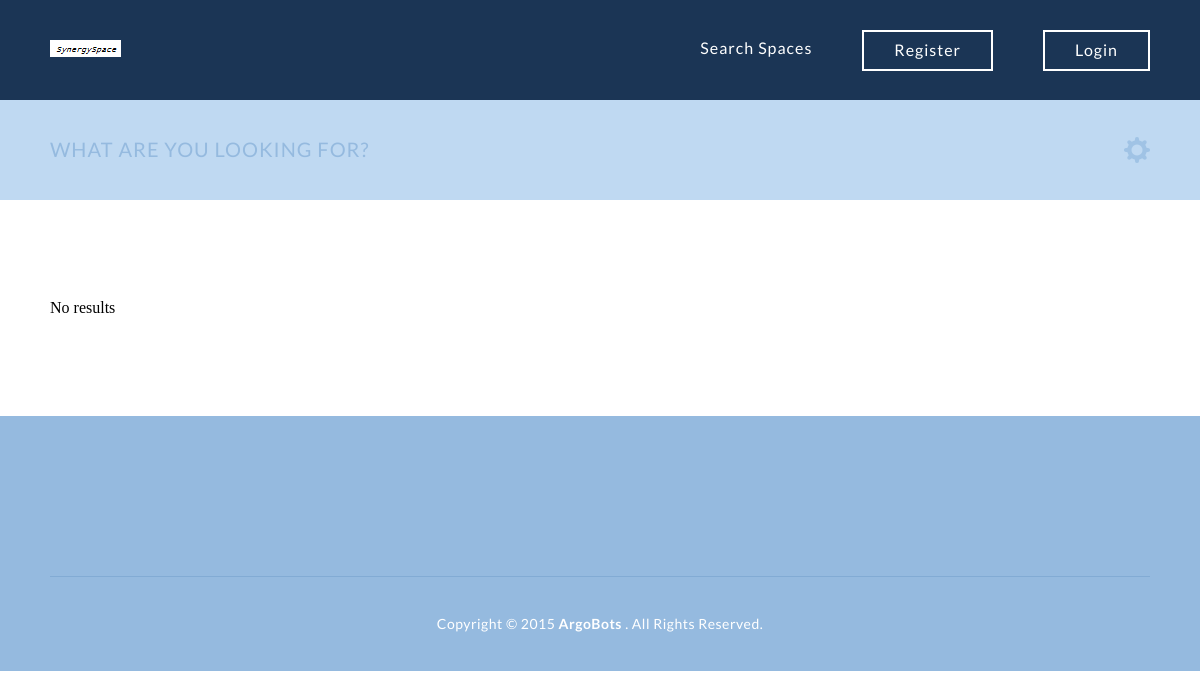
Before: /listings.php with the older database file.
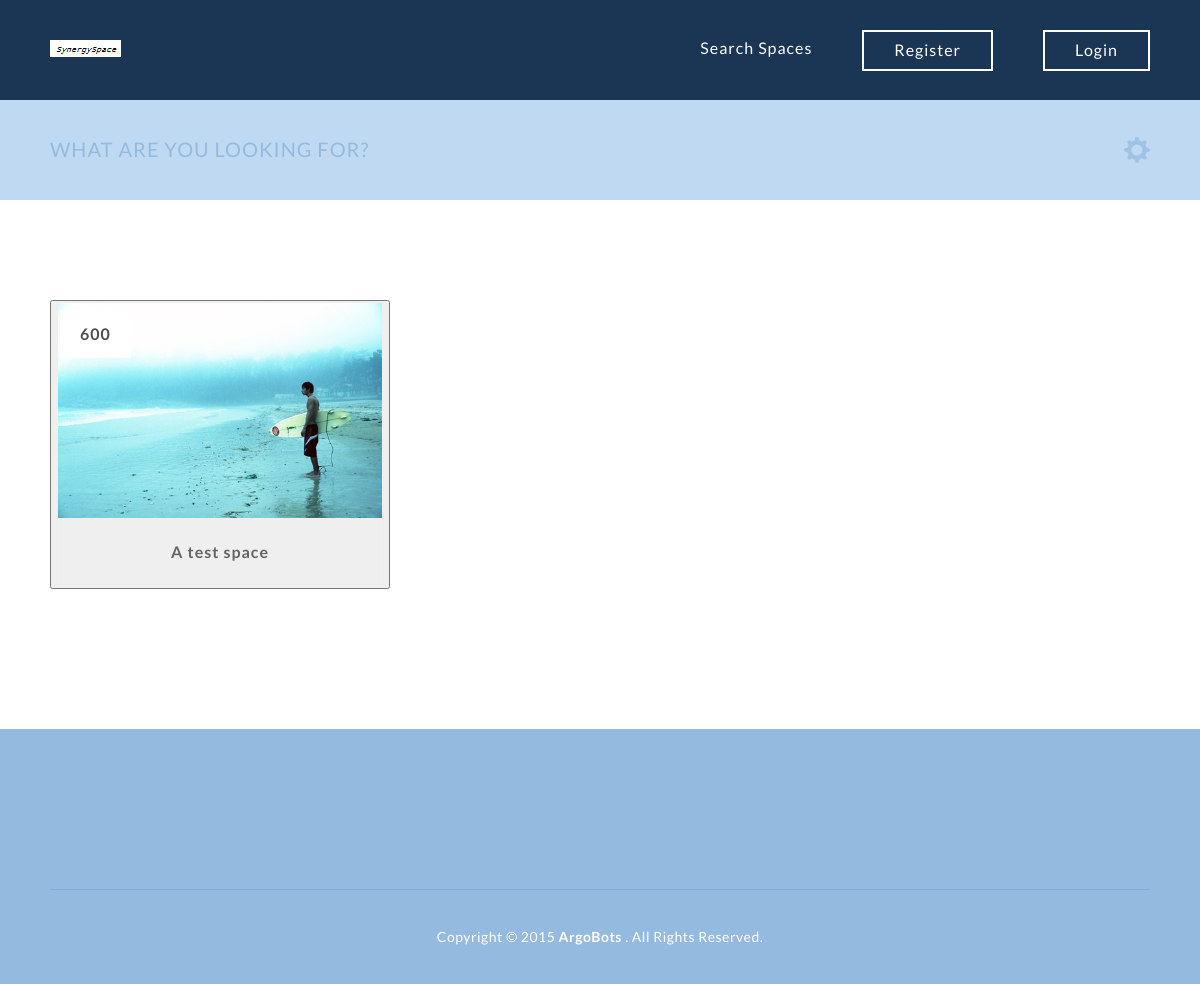
After: the same page with the newer database file.
### tables this page shows
CREATE TABLE IF NOT EXISTS `space` (
`sid` int(11) NOT NULL,
  `name` varchar(80) NOT NULL,
  `location` varchar(46) NOT NULL,
  `price` int(11) NOT NULL,
  `description` text NOT NULL,
  `ownerusername` varchar(16) NOT NULL,
  `photo` varchar(16) NOT NULL
);

### listings.php (the view, shortened to what this page needs)
<!DOCTYPE html>
<html lang="en">
<head>
	<link rel="stylesheet" type="text/css" href="css/reset.css">
	<link rel="stylesheet" type="text/css" href="css/responsive.css">
</head>
<body>
	<section class="topper">
		<?php require('header.php');?>
		<?php require('searchbar.php');?>
	</section>
	<section class="listings">
		<div class="wrapper">
			<ul class="properties_list">
			<?php
				$raw_results = mysql_query("SELECT * FROM space LIMIT 30") or die(mysql_error());
				if(mysql_num_rows($raw_results) > 0){
					while($results = mysql_fetch_array($raw_results)){
						?>
						<li>
						<form action="spaceprofile.php" method="get">
						<button type="submit" name="sid" value="<?=$results['sid']?>">
							<img src="uploads/<?=$results['photo']?>" class="property_img"/>
							<span class='price'><?=$results['price']?></span>
							<div class='property_details'>
								<h1>
									<?=$results['name']?>
								</h1>
							</div>
						</button>
						</form>
						</li>
						<?php }
					}
				else{
					echo "No results";
				}
			?>
			</ul>
		</div>
	</section>
</body>
</html>

Changed rows visible on the page:
added space: $results['sid'] 17 (drawn), photo (picture), price "600", name "A test space"
Other visible differences:
text no longer shown: "No results"
